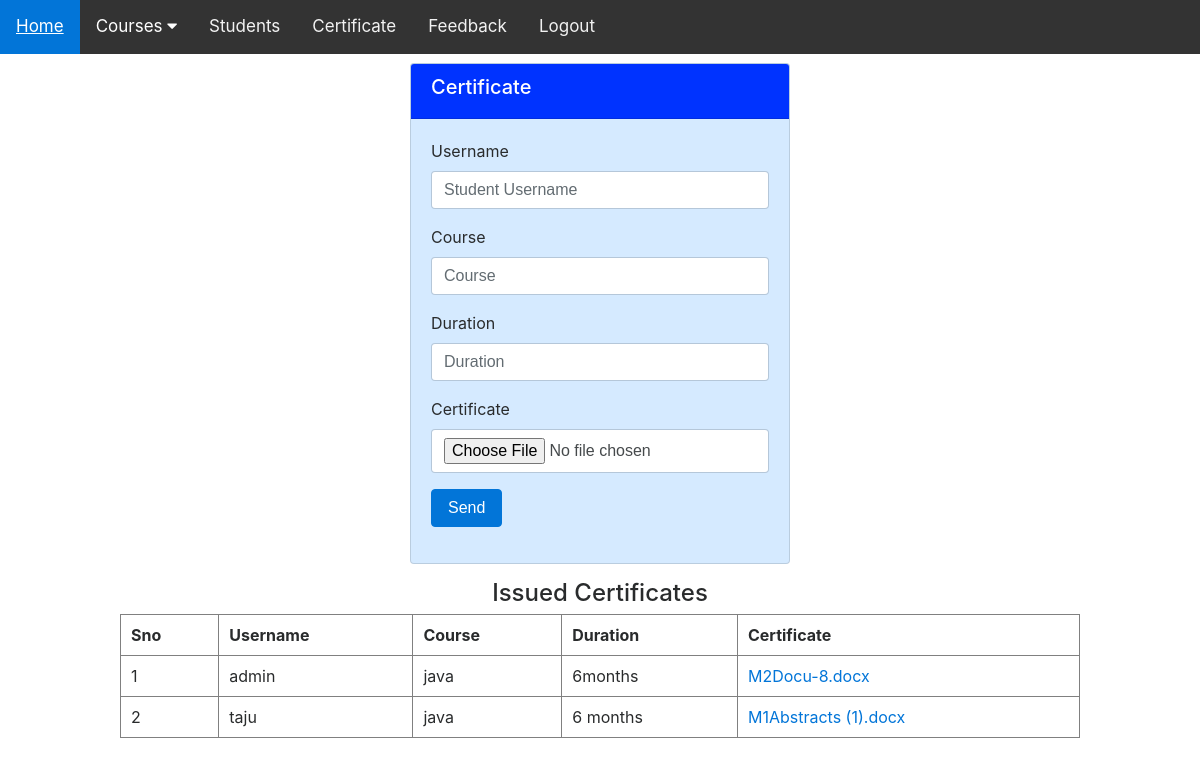
The app's page /certificate.php (signed in) with its own data.
### tables this page shows
CREATE TABLE IF NOT EXISTS `ee_certificate` (
  `id` int(11) NOT NULL,
  `uname` varchar(50) NOT NULL,
  `course` varchar(50) NOT NULL,
  `duration` varchar(30) NOT NULL DEFAULT '',
  `filename` varchar(200) NOT NULL DEFAULT '',
  PRIMARY KEY (`id`)
);

### include/dbconnect.php (called while the page is built, shortened)
<?php
$db_host = getenv('DB_HOST') ? getenv('DB_HOST') : 'localhost';
$db_user = getenv('DB_USER') ? getenv('DB_USER') : 'root';
$db_pass = getenv('DB_PASS') !== false ? getenv('DB_PASS') : '';
$db_name = getenv('DB_NAME') ? getenv('DB_NAME') : 'course_portal';
$connect = mysqli_connect($db_host, $db_user, $db_pass, $db_name);
function db_query($sql)
{
    global $connect;
    return mysqli_query($connect, $sql);
}
function db_fetch_array($result)
{
    return mysqli_fetch_array($result, MYSQLI_ASSOC);
}
function h($value)
{
    return htmlspecialchars((string)$value, ENT_QUOTES, 'UTF-8');
}
?>

### certificate.php (the view, shortened to what this page needs)
<?php
include("include/dbconnect.php");
?>
<!DOCTYPE html>
<html lang="en">
<head>
<?php include("include/head.php"); ?>
</head>
<body>
<?php include("include/link_admin.php"); ?>
<div class="row">
  <div class="col-lg-4"></div>
  <div class="col-lg-4">
  </div>
</div>
<div class="row">
  <div class="col-lg-4"></div>
  <div class="col-lg-4">
    <div class="card">
      <div class="card-header d-flex align-items-center">
        <h2 class="h5 display">Certificate</h2>
      </div>
      <div class="card-block">
        <form name="name" method="post" enctype="multipart/form-data">
          <div class="form-group">
            <label>Username</label>
            <input type="text" name="uname" placeholder="Student Username" class="form-control" required />
          </div>
          <div class="form-group">
            <label>Course</label>
            <input type="text" name="course" placeholder="Course" class="form-control" required />
          </div>
          <div class="form-group">
            <label>Duration</label>
            <input type="text" name="duration" placeholder="Duration" class="form-control" required />
          </div>
          <div class="form-group">
            <label>Certificate</label>
            <input name="file" type="file" class="form-control" required />
          </div>
          <div class="form-group">
            <input type="submit" name="btn" value="Send" class="btn btn-primary" />
          </div>
        </form>
      </div>
    </div>
  </div>
  <div class="col-lg-4"></div>
</div>
<h4 align="center">Issued Certificates</h4>
<table width="80%" border="1" align="center">
  <tr>
    <th>Sno</th>
    <th>Username</th>
    <th>Course</th>
    <th>Duration</th>
    <th>Certificate</th>
  </tr>
  <?php
  $i = 0;
  $cq = db_query("SELECT * FROM ee_certificate ORDER BY id DESC");
  while ($cr = db_fetch_array($cq)) {
      $i++;
  ?>
  <tr>
    <td><?php echo $i; ?></td>
    <td><?php echo h($cr['uname']); ?></td>
    <td><?php echo h($cr['course']); ?></td>
    <td><?php echo h($cr['duration']); ?></td>
    <td>
      <?php if ($cr['filename'] !== "") { ?>
      <a href="upload/<?php echo rawurlencode($cr['filename']); ?>" target="_blank"><?php echo h($cr['filename']); ?></a>
      <?php } else { echo '-'; } ?>
    </td>
  </tr>
  <?php } ?>
</table>
<p>&nbsp;</p>
</body>
</html>

### include/head.php (style rules this page uses)
table[border="1"] th, table[border="1"] td { padding: 8px 10px; }

### records on screen
ee_certificate: uname "admin", course "java", duration "6months", filename "M2Docu-8.docx"
ee_certificate: uname "taju", course "java", duration "6 months", filename "M1Abstracts (1).docx"
